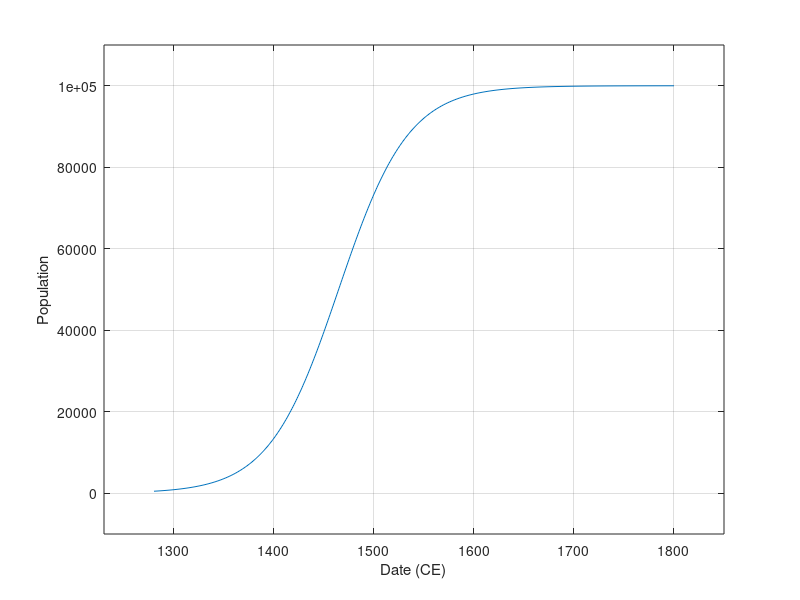

Write MATLAB code to recreate this figure.
clear all;
clc;

p0 = 500;
pf = 100000;
r = 0.0287;
t0 = 1280;
t = [1280:1:1800];
c = 2.03e-6;

p = p0.*exp((r.*(t-t0)))./(p0/pf.*exp((r.*(t-t0)))+1);
%b = exp((-c*p0)/r*exp(r*(t-t0)) + c*p0/r + log(58000));



%% Printing Image%%
width = 5;     % Width in inches
height = 3;    % Height in inches
alw = 0.75;    % AxesLineWidth
fsz = 14;      % Fontsize
lw = 1.5;      % LineWidth
msz = 8;       % MarkerSize

figure(1);
pos = get(gcf, 'Position');
set(gcf, 'Position', [pos(1) pos(2) width*100, height*100]); %<- Set size
set(gca,'Fontname','CMU bright','Fontsize',fsz);
plot(t,p);
xlabel('Date (CE)');
ylabel('Population');
%title('Maori Population vs Date');
%legend('Maori Population', 'Moa Population',  'Location', 'SouthEast');
grid on;
xlim([1230 1850]);
ylim([-10000 110000]);
print(gcf,'maori_pop.png','-dpng','-r300');